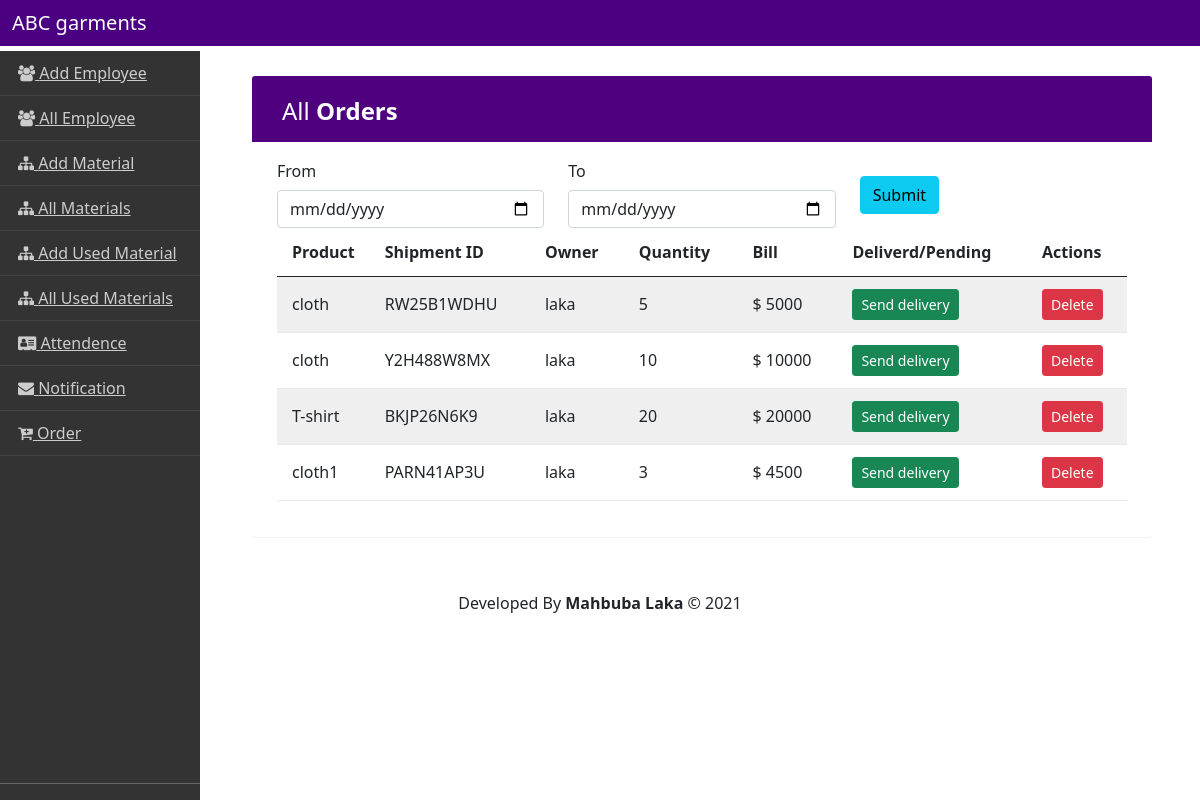
Page /garments/all_orders (signed in) on the earlier database version.
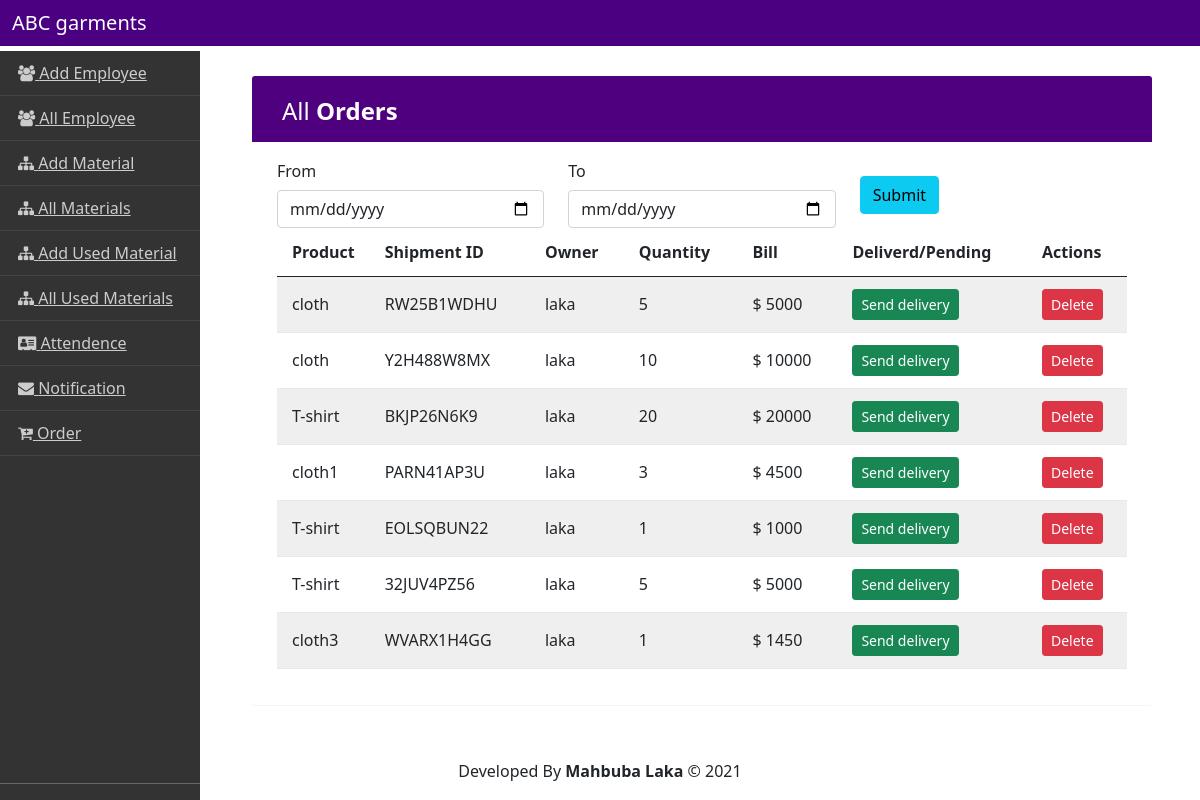
Same page on the later database version.
### abc_garments/models.py (models this page shows, shortened)
class Delivery(models.Model):
    product=models.ForeignKey(Product,on_delete=models.CASCADE)
    shipment_id=models.CharField(max_length=20,blank=True)
    delivery_owner=models.ForeignKey(User,on_delete=models.CASCADE)
    quantity=models.IntegerField()
    total_bill=models.IntegerField(default=0)
    is_delivered=models.BooleanField(default=False)
    created_at = models.DateField(auto_now_add=True)

class Product(models.Model):
    name=models.CharField(max_length=255)
    status=models.BooleanField(default=True)
    size=models.CharField(max_length=10) #XL,M,S
    price=models.IntegerField()
    image=models.ImageField(upload_to='products',blank=True,null=True)

### abc_garments/views.py (the view)
# urls.py: path('all_orders',allOrders,name='all_orders'),
@login_required
def allOrders(request):
    context={}
    if request.method=="POST":
        from_date=request.POST["from"]
        to_date=request.POST["to"]
        orders=Delivery.objects.filter(created_at__range=(from_date, to_date))
        context['orders']=orders
    else:
        orders=Delivery.objects.all()
        context['orders']=orders
    return render(request,'admin/all_orders.html',context)

### templates/admin/all_orders.html (shortened to what this page needs)
{% extends 'admin/base_admin.html' %}
{% load static %}
{% block CSS %}
<link rel="stylesheet" href="{% static 'custom/css/datatable.css' %}">
{% endblock CSS%}
{% block content %}
<div class="container">
    <div class="container">
        <div class="table-wrapper">
            <div class="table-title">
                <div class="row">
                    <div class="col-sm-6">
                        <h2>All <b>Orders</b></h2>
                    </div>
                </div>
            </div>
            <form class="form-group" method="post">
                <div class="form-group row">
                    <div class="col-md-4">
                        <label for="example-date-input" class="col-2 col-form-label">From</label>
                        <input class="form-control" type="date" name="from" required>
                    </div>
                    <div class="col-md-4">
                        <label for="example-date-input" class="col-2 col-form-label">To</label>
                        <input class="form-control" type="date" name="to" required>
                    </div>
                    <div class="col-md-2">
                        <button class="btn btn-info mt-4">Submit</button>
                    </div>
                </div>
            </form>
            <table class="table table-striped table-hover">
                <thead>
                    <tr>
                        <th>Product</th>
                        <th>Shipment ID</th>
                        <th>Owner</th>
                        <th>Quantity</th>
                        <th>Bill</th>
                        <th>Deliverd/Pending</th>
                        <th>Actions</th>
                    </tr>
                </thead>
                <tbody>
                    {% for order in orders %}
                    <tr>
                        <td>{{order.product.name}}</td>
                        <td>{{order.shipment_id}}</td>
                        <td>{{order.delivery_owner.username}}</td>
                        <td>{{order.quantity}}</td>
                        <td>$ {{order.total_bill}}</td>
                        <td>
                            {% if order.is_delivered %}
                            <button type="button" class="btn btn-sm btn-danger" data-bs-toggle="modal" data-bs-target="#toggleDeliveryModal">
                                Undo delivery
                            </button>
                            {% else %}
                                <button type="button" class="btn btn-sm btn-success" data-bs-toggle="modal" data-bs-target="#toggleDeliveryModal">
                                    Send delivery
                                </button>
                            {% endif %}
                        </td>
                        <td>
                            <button type="button" class="btn btn-sm btn-danger" data-bs-toggle="modal" data-bs-target="#exampleModal">
                                Delete
                            </button>
                        </td>
                    </tr>
                    {% endfor %}
                </tbody>
            </table>
        </div>
    </div>
</div>
{% endblock %}

Differences in the rows shown:
added Delivery: product.name "T-shirt", shipment_id "EOLSQBUN22", delivery_owner.username "laka", quantity "1", total_bill "1000", is_delivered "Send delivery"
added Delivery: product.name "T-shirt", shipment_id "32JUV4PZ56", delivery_owner.username "laka", quantity "5", total_bill "5000", is_delivered "Send delivery"
added Delivery: product.name "cloth3", shipment_id "WVARX1H4GG", delivery_owner.username "laka", quantity "1", total_bill "1450", is_delivered "Send delivery"
